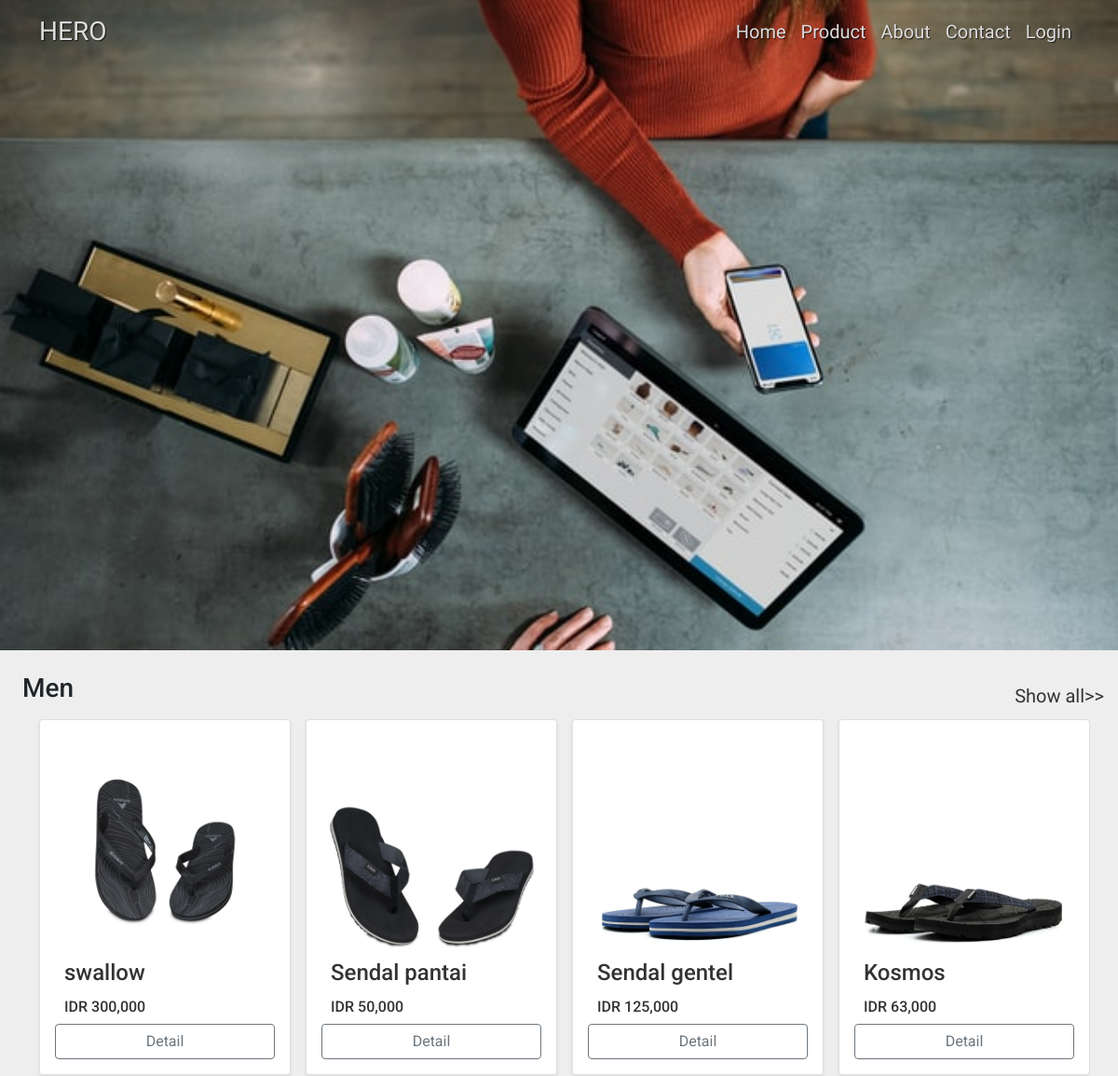
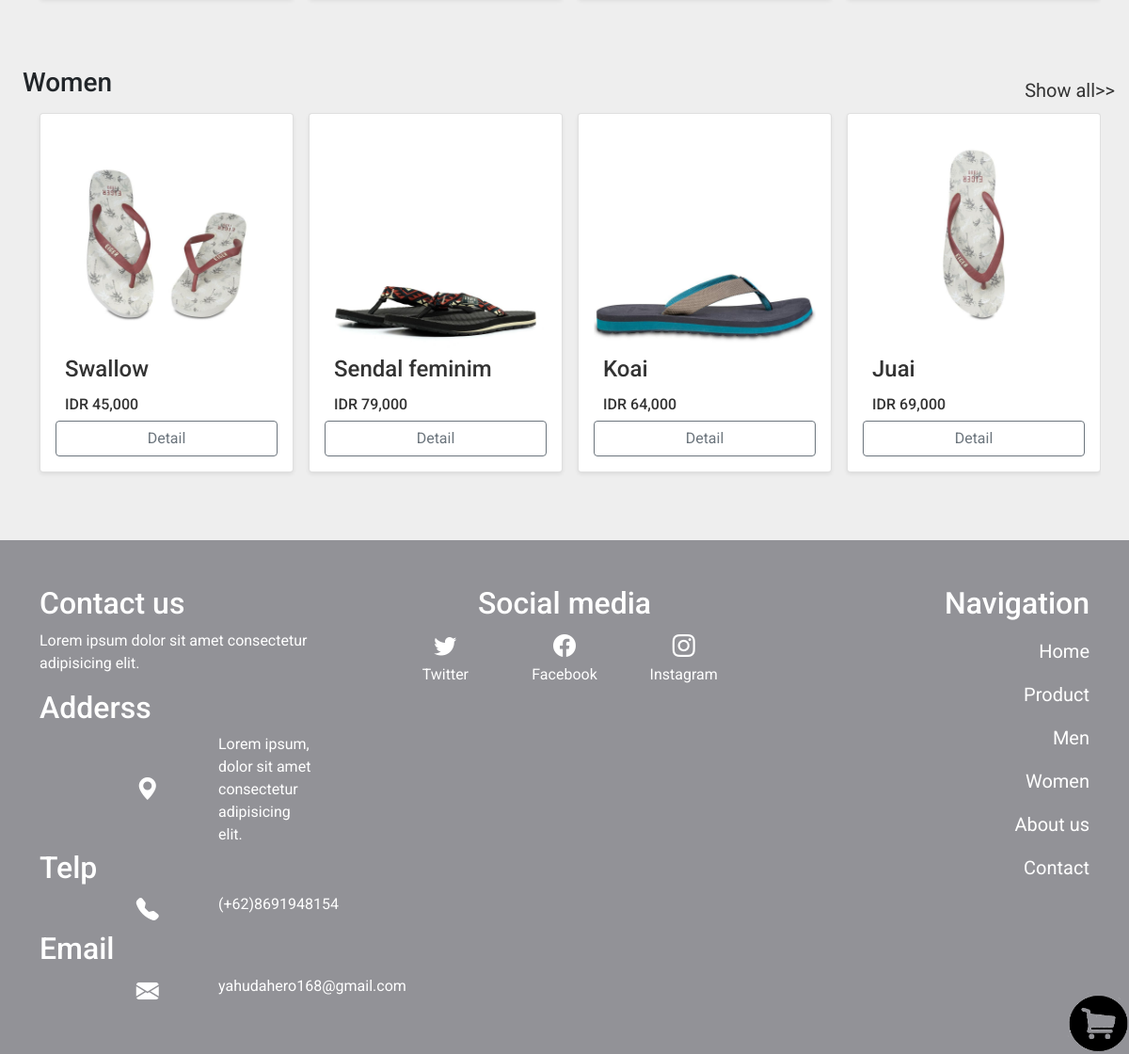
Screenshot of /index.php/product with the database file from the repository (2 pictures, top to bottom).
### tables this page shows
CREATE TABLE `gambar_barang` (
  `ID` int(11) NOT NULL,
  `Nama` varchar(64) DEFAULT NULL,
  `Gambar` text DEFAULT NULL,
  `Title` varchar(64) DEFAULT NULL
);

CREATE TABLE `barang` (
  `ID` int(11) NOT NULL,
  `Id_admin` int(11) NOT NULL,
  `Nama_barang` varchar(64) DEFAULT NULL,
  `Stok_barang` int(11) DEFAULT NULL,
  `Harga_barang` decimal(10,0) DEFAULT NULL,
  `Kategori` varchar(100) DEFAULT NULL,
  `Jenis` varchar(100) DEFAULT NULL,
  `Deskripsi` varchar(333) DEFAULT NULL,
  `Gambar` text DEFAULT NULL,
  `dilihat` int(11) NOT NULL,
  `slug` text NOT NULL
);

### application/controllers/Product.php (called while the page is built, shortened)
<?php
    class Product extends CI_Controller{
        public function __construct(){
            $this->load->library('form_validation');
            $this->load->library('session');
        }
        public function index(){
            $this->load->model('mproduct');
            $barang= $this->mproduct->getdataproduct();
            $data['listBarang']=$barang;
            $jumbotron= $this->mproduct->getdatajumbotron();
            $data['listJumbotron']=$jumbotron;
            $pria= $this->mproduct->getDataPria();
            $data['listPria']=$pria;
            $wanita= $this->mproduct->getDataWanita();
            $data['listWanita']=$wanita;
            $this->load->view('template/header');
            $this->load->view('product/index',$data);
            $this->load->view('template/footer');
        }
    }
?>

### index.php (called while the page is built, shortened)
<?php
require_once BASEPATH.'core/CodeIgniter.php';

### application/models/Mproduct.php (called while the page is built, shortened)
<?php
    class Mproduct extends CI_Model{
        public function getdatajumbotron(){
            $this->db->where('Nama','Produk');
            $hasil= $this->db->get('gambar_barang');
            return $hasil->row();
        }
        public function getDataPria(){
            $this->db->where('Kategori','Pria');
            $this->db->limit(5);
            $hasil= $this->db->get('barang');
            return $hasil->result();
        }
        public function getDataWanita(){
            $this->db->where('Kategori','Wanita');
            $hasil= $this->db->get('barang');
            return $hasil->result();
        }
    }
?>

### application/views/product/index.php (the view, shortened to what this page needs)
  <link rel="stylesheet" href="<?php echo base_url('assets/css/product/')?>style.css" />
</head>
<body>
  <section class="satu">
    <nav class="navbar navbar-expand-lg navbar-light">
      <div class="container">
        <a class="navbar-brand text-dark fs-3" href="#">HERO</a>
        <div class="collapse navbar-collapse" id="navbarNavAltMarkup">
          <div class="navbar-nav ms-auto">
            <a class="nav-link active text-dark fs-5" aria-current="page" href="<?php echo site_url('home')?>">Home</a>
            <a class="nav-link text-dark fs-5" href="<?php echo site_url('product')?>">Product</a>
            <a class="nav-link text-dark fs-5" href="<?php echo site_url('about')?>">About</a>
            <a class="nav-link text-dark fs-5" href="<?php echo site_url('contact')?>">Contact</a>
            <?php
            $login = $this->session->userdata('member_id');
            if (!$login){
              ?>
              <a class="nav-link text-dark fs-5" href="<?php echo site_url('member')?>">Login</a>
            <?php }else{?>
              <a class="nav-link text-dark fs-5" href="<?php echo site_url('profile')?>">Profile</a>
            <?php } ?>
          </div>
        </div>
      </div>
    </nav>
  </section>
  <section class="dua mb-4">
    <div class="jumbotron jumbotron-fluid" style="background-image: url(<?php echo base_url('admin/').$listJumbotron->Gambar?>";>
    </div>
  </section>
  <section class="tiga">
    <h3 class="ms-4" style=" display: inline;">Men</h3>
    <a href="<?php echo site_url('men')?>" class="text-decoration-none fs-5" style=" float: right; margin-right: 15px; margin-top: 10px; color: #333;">Show all>></a>
    <div class="container mt-3 mb-4">
      <?php foreach ($listPria as $u) { ?>
        <a href="<?php echo site_url('product/detail/'.$u->slug) ?>" class="text-decoration-none">
          <div class="card shadow-sm p-3 mb-5 bg-body rounded me-3">
            <img src="<?php echo base_url('admin/').$u->Gambar?>" alt="sendal sepatu" />
            <h4><?php echo $u->Nama_barang?></h4>
            <h6>IDR <?php echo number_format($u->Harga_barang)?></h6>
            <button class="btn btn-outline-secondary">Detail</button>
          </div>
        </a>
      <?php
      }
      ?>
    </div>
  </section>
  <section class="tiga">
    <h3 class="ms-4" style=" display: inline;">Women</h3>
    <a href="<?php echo site_url('women')?>" class="text-decoration-none fs-5" style=" float: right; margin-right: 15px; margin-top: 10px; color: #333;">Show all>></a>
    <div class="container mt-3 mb-4 ">
      <?php foreach ($listWanita as $u) { ?>
        <a href="<?php echo site_url('product/detail/'.$u->slug) ?>" class="text-decoration-none">
          <div class="card shadow-sm p-3 mb-5 bg-body rounded me-3">
            <img src="<?php echo base_url('admin/').$u->Gambar?>" alt="sendal sepatu" />
            <h4><?php echo $u->Nama_barang?></h4>
            <h6>IDR <?php echo number_format($u->Harga_barang)?></h6>
            <button class="btn btn-outline-secondary">Detail</button>
          </div>
        </a>
      <?php
      }
      ?>
    </div>
  </section>
  <a href="<?php echo site_url('cart') ?>" class="cart">
    <img src="<?php echo base_url("admin/assets/images/")?>cart.png" width="65px" height="65px" alt="...">
  </a>

### application/views/template/header.php (shortened to what this page needs)
<!DOCTYPE html>
<html lang="en">
  <head>
    <link href="https://cdn.jsdelivr.net/npm/bootstrap@5.0.0-beta3/dist/css/bootstrap.min.css" rel="stylesheet" />
    <link rel="stylesheet" href="https://cdn.jsdelivr.net/npm/bootstrap-icons@1.5.0/font/bootstrap-icons.css" />
    <link rel="stylesheet" href="https://cdnjs.cloudflare.com/ajax/libs/font-awesome/4.7.0/css/font-awesome.min.css">

### application/views/template/footer.php (shortened to what this page needs)
    <footer>
      <div class="container">
        <div class="row mt-3 pt-5">
          <div class="col-4">
            <h2>Contact us</h2>
            <p>Lorem ipsum dolor sit amet consectetur adipisicing elit.</p>
            <h2>Adderss</h2>
            <div class="row pb-1">
              <div class="col-4 align-self-center text-center">
                <i class="bi bi-geo-alt-fill fs-4"></i>
              </div>
              <div class="col-4">Lorem ipsum, dolor sit amet consectetur adipisicing elit.</div>
            </div>
            <h2>Telp</h2>
            <div class="row pb-1">
              <div class="col-4 text-center">
                <i class="bi bi-telephone-fill fs-4"></i>
              </div>
              <div class="col-4">(+62)8691948154</div>
            </div>
            <h2>Email</h2>
            <div class="row pb-5">
              <div class="col-4 text-center">
                <i class="bi bi-envelope-fill fs-4"></i>
              </div>
              <div class="col-4">yahudahero168@gmail.com</div>
            </div>
          </div>
          <div class="col-4">
            <h2 class="text-center">Social media</h2>
            <div class="row">
              <div class="col-lg text-center">
                <a href="#" target="_blank" class="text-decoration-none">
                  <i class="bi bi-twitter fs-4" style="color: white;"></i>
                  <p style="color: white;">Twitter</p>
                </a>
              </div>
              <div class="col-lg text-center">
                <a href="#" target="_blank" class="text-decoration-none">
                  <i class="bi bi-facebook fs-4" style="color: white;"></i>
                  <p style="color: white;">Facebook</p>
                </a>
              </div>
              <div class="col-lg text-center">
                <a href="https://www.instagram.com/yhdhrstwn/" target="_blank" class="text-decoration-none">
                  <i class="bi bi-instagram fs-4" style="color: white;"></i>
                  <p style="color: white;">Instagram</p>
                </a>
              </div>
            </div>
          </div>
          <div class="col-4">
            <h2 class="text-end">Navigation</h2>
            <div class="row">
              <a href="<?= site_url('home')?>" class="text-decoration-none mb-2 mt-2 fs-5" style="color: #fff; text-align:right;">Home</a>
            </div>
            <div class="row">
              <a href="<?= site_url('product')?>" class="text-decoration-none mb-2 mt-2 fs-5" style="color: #fff; text-align:right;">Product</a>
            </div>
            <div class="row">
              <a href="<?= site_url('men')?>" class="text-decoration-none mb-2 mt-2 fs-5" style="color: #fff; text-align:right;">Men</a>
            </div>
            <div class="row">
              <a href="<?= site_url('women')?>" class="text-decoration-none mb-2 mt-2 fs-5" style="color: #fff; text-align:right;">Women</a>
            </div>
            <div class="row">
              <a href="<?= site_url('about')?>" class="text-decoration-none mb-2 mt-2 fs-5" style="color: #fff; text-align:right;">About us</a>
            </div>
            <div class="row">
              <a href="<?= site_url('contact')?>" class="text-decoration-none mb-2 mt-2 fs-5" style="color: #fff; text-align:right;">Contact</a>
            </div>
          </div>
        </div>
      </div>
    </footer>
  </body>
</html>

### assets/css/product/style.css (style rules this page uses)
body { background-color: #eee; font-family: "Roboto", sans-serif; position: relative; }
.navbar { font-family: "Gemunu Libre", sans-serif; }
.jumbotron { background-image: url(); background-repeat: no-repeat; background-size: cover; height: 300px; }
.cart { position: fixed; right: 0; bottom: 0; z-index: 9999; }
@media (min-width: 992px) { .navbar-brand, .nav-link { color: #ddd !important; z-index: 10; text-shadow: 1px 1px 1px rgba(0, 0, 0, 0.7); } }
@media (min-width: 992px) { .jumbotron { height: 700px; margin-top: -70px; } }
@media (min-width: 992px) { .tiga .card { width: 270px !important; } }
.tiga .container { display: flex; justify-content: flex-start; overflow-x: auto; }
.tiga .card { color: #333; width: 160px; }
.tiga .card h4, h6 { padding: 5px 10px 0 10px; }
footer { background-color: rgb(146, 146, 151); color: #fff; }
.row { position: relative !important; display: flex !important; justify-content: center !important; }

### rows the page displays
gambar_barang: Gambar (picture)
barang: Gambar (picture), Nama_barang "swallow", Harga_barang "300,000"
barang: Gambar (picture), Nama_barang "Sendal pantai", Harga_barang "50,000"
barang: Gambar (picture), Nama_barang "Sendal gentel", Harga_barang "125,000"
barang: Gambar (picture), Nama_barang "Kosmos", Harga_barang "63,000"
barang: Gambar (picture), Nama_barang "Swallow", Harga_barang "45,000"
barang: Gambar (picture), Nama_barang "Sendal feminim", Harga_barang "79,000"
barang: Gambar (picture), Nama_barang "Koai", Harga_barang "64,000"
barang: Gambar (picture), Nama_barang "Juai", Harga_barang "69,000"
